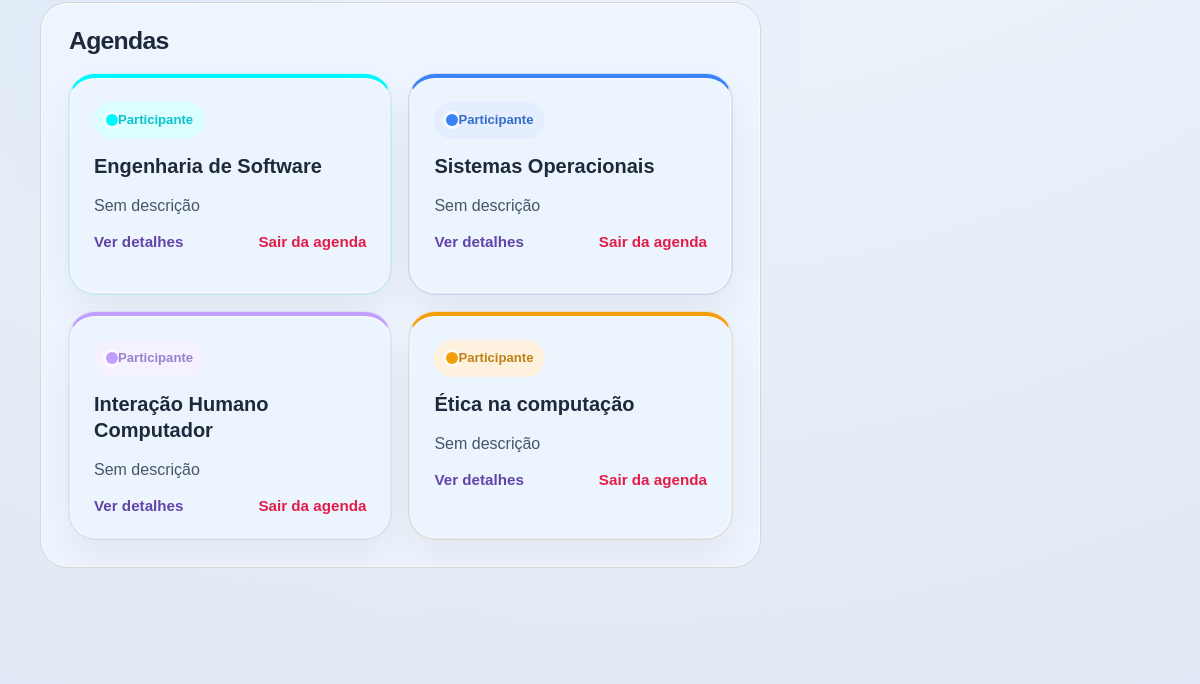
Page /schedules/main_calendar_view/?tab=agendas (signed in, lower part) on the earlier database version.
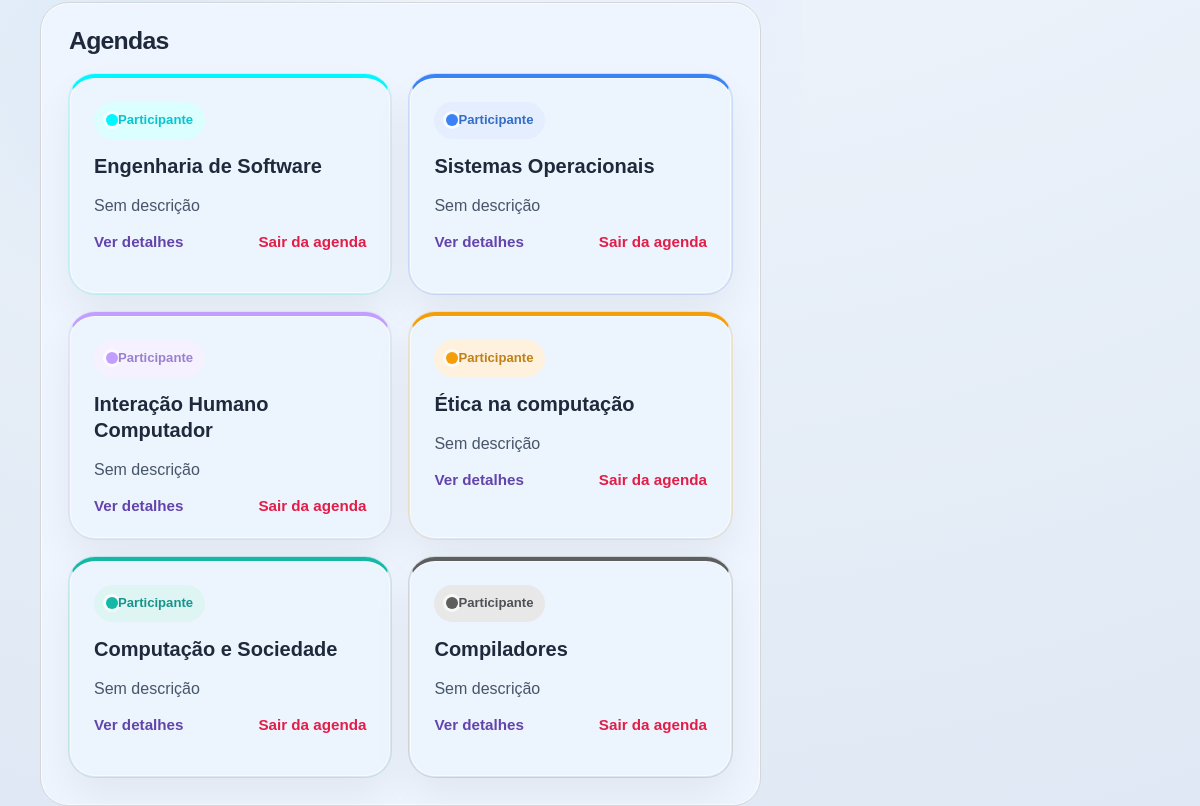
Same page on the later database version.
### schedules/models.py (models this page shows, shortened)
class Participant(models.Model):
    class Role(models.TextChoices):
        ADMIN = "admin", "Administrador"
        MEMBER = "member", "Participante"
    schedule = models.ForeignKey(
        Schedule,
        on_delete=models.CASCADE,
        related_name="participants"
    )
    user = models.ForeignKey(
        settings.AUTH_USER_MODEL,
        on_delete=models.CASCADE,
        related_name="participations"
    )
    role = models.CharField(max_length=10, choices=Role.choices, default=Role.MEMBER)
    joined_at = models.DateTimeField(auto_now_add=True)
    class Meta:
        unique_together = ("schedule", "user")
    @property
    def is_admin(self):
        return self.role == self.Role.ADMIN

class Schedule(models.Model):
    name = models.CharField(max_length=200)
    description = models.TextField(blank=True)
    color = models.CharField(max_length=7, default="#59e7ec", validators=[color_validator])
    icon_emoji = models.CharField(max_length=16, blank=True)
    icon_image = models.ImageField(upload_to="schedule_icons/", blank=True, null=True)
    activity_type_colors = models.JSONField(blank=True, default=default_activity_type_colors)
    created_at = models.DateTimeField(auto_now_add=True)

### schedules/views.py (the view)
# urls.py: path("main_calendar_view/", views.main_calendar_view, name="main_calendar_view"),
@login_required
def main_calendar_view(request):
    today = date.today()
    active_tab = resolve_main_tab(request)
    try:
        month = int(request.GET.get("mes", today.month))
        year = int(request.GET.get("ano", today.year))
        if not (1 <= month <= 12):
            month, year = today.month, today.year
    except (ValueError, TypeError):
        month, year = today.month, today.year
    prev_month, prev_year = (12, year - 1) if month == 1 else (month - 1, year)
    next_month, next_year = (1, year + 1) if month == 12 else (month + 1, year)
    cal = calendar.Calendar(firstweekday=6)
    calendar_days = list(cal.itermonthdays(year, month))
    participations = request.user.participations.select_related("schedule").prefetch_related(
        "schedule__participants__user"
    ).all()
    schedule_ids = participations.values_list("schedule_id", flat=True)
    filter_kinds = request.GET.getlist("kind")
    filter_categories = request.GET.getlist("category")
    if not filter_kinds:
        filter_kinds = ["event", "task"]
    if not filter_categories:
        filter_categories = [
        "class", "exam", "assignment",
        "study", "meeting", "presentation", "personal"
        ]
    admin_participations = request.user.participations.select_related("schedule").prefetch_related(
        "schedule__participants__user"
    ).filter(
        role=Participant.Role.ADMIN
    )
    admin_schedule_ids = list(admin_participations.values_list("schedule_id", flat=True))
    user_checks = ActivityCheck.objects.filter(
    activity_id=OuterRef("pk"),
    user=request.user
)
    activities = Activity.objects.filter(
        schedule_id__in=schedule_ids,
        date__year=year,
        date__month=month,
    ).annotate(
        is_checked_for_user=Exists(user_checks)
    ).select_related("schedule").order_by("start_time")
    if filter_kinds:
        activities = activities.filter(kind__in=filter_kinds)
    if filter_categories:
        activities = activities.filter(activity_type__in=filter_categories)
    checked_ids = set(
    ActivityCheck.objects.filter(
        user=request.user,
        activity__schedule_id__in=schedule_ids,
    ).values_list("activity_id", flat=True)
    )
    activities_by_day = {}
    for activity in activities:
        if activity.date:
            activity.resolved_color = resolve_activity_color(activity)
            day = activity.date.day
            activities_by_day.setdefault(day, []).append(activity)
    future_events = attach_resolved_colors(Activity.objects.filter(
        schedule_id__in=schedule_ids,
        kind=Activity.Kind.EVENT,
        date__gte=today,
    ).exclude(
        checks__user=request.user
    ).select_related("schedule").order_by("date", "start_time"))
    completed_events = attach_resolved_colors(Activity.objects.filter(
        schedule_id__in=schedule_ids,
        kind=Activity.Kind.EVENT,
        checks__user=request.user,
    ).select_related("schedule").order_by("date", "start_time"))
    pending_tasks_base = Activity.objects.filter(
        schedule_id__in=schedule_ids,
        kind=Activity.Kind.TASK,
    ).exclude(
        checks__user=request.user
    ).select_related("schedule")
    pending_tasks = attach_resolved_colors(
        pending_tasks_base.order_by("date", "start_time", "created_at")
    )
    all_pending_activities = Activity.objects.filter(
        schedule_id__in=schedule_ids,
    ).exclude(
        checks__user=request.user
    ).select_related("schedule")
    priority_sections = [
        {
            "value": section["value"],
            "title": section["title"],
            "label": section["label"],
            "description": section["description"],
            "tasks": attach_resolved_colors(
                all_pending_activities.filter(priority=section["value"]).order_by(
                    "date", "start_time", "created_at"
                )
            ),
        }
        for section in PRIORITY_MATRIX_SECTIONS
    ]
    month_names = [
        "", "Janeiro", "Fevereiro", "Março", "Abril", "Maio", "Junho",
        "Julho", "Agosto", "Setembro", "Outubro", "Novembro", "Dezembro"
    ]
    completed_tasks = attach_resolved_colors(Activity.objects.filter(
        schedule_id__in=schedule_ids,
        kind=Activity.Kind.TASK,
        checks__user=request.user,
    ).select_related("schedule").order_by("date"))
    return render(request, "schedules/calendar.html", {
        "participations": participations,
        "admin_participations": admin_participations,
        "calendar_days": calendar_days,
        "activities_by_day": activities_by_day,
        "total_activities": activities.count(),
        "month": month,
        "year": year,
        "month_name": month_names[month],
        "prev_month": prev_month,
        "prev_year": prev_year,
        "next_month": next_month,
        "next_year": next_year,
        "today_day": today.day,
        "today_month": today.month,
        "today_year": today.year,
        "future_events": future_events,
        "pending_tasks": pending_tasks,
        "priority_sections": priority_sections,
        "admin_schedule_ids": admin_schedule_ids,
        "checked_ids": checked_ids,
        "completed_events": completed_events,
        "completed_tasks": completed_tasks,
        "activity_type_color_defaults": ACTIVITY_TYPE_COLOR_DEFAULTS,
        "active_tab": active_tab,
    })

### schedules/templates/schedules/calendar.html (shortened to what this page needs)
﻿{% load static %}
{% load calendar_tags %}
<!DOCTYPE html>
<html lang="pt-br">
<head>
  <link rel="stylesheet" href="{% static 'schedules/css/calendar.css' %}" />
  <link rel="stylesheet" href="{% static 'tp_es/css/base.css' %}" />
</head>
<body class="schedule-page">
  <main>
    <div class="tabs-header">
      <div class="tab-contents">
          <div class="content {% if active_tab == 'agendas' %}show{% endif %}" id="agendas">
            <div class="panel-header">
           <div>
             <h1>Agendas</h1>
          </div>
          </div>
          <div class="schedules-list">
            {% for participation in participations %}
              <article class="list-card list-card--schedule" style="--schedule-color: {{ participation.schedule.color|default:'#59e7ec' }};">
                <div class="list-card__top">
                  <span class="list-badge list-badge--schedule">
                    <span class="schedule-color-dot" aria-hidden="true"></span>
                    {% if participation.is_admin %}Administrador{% else %}Participante{% endif %}
                  </span>
                </div>
                <h3>{{ participation.schedule.name }}</h3>
                <p>{{ participation.schedule.description|default:"Sem descri&ccedil;&atilde;o" }}</p>
                <div class="list-card__actions">
                  <button
                    type="button"
                    class="text-link"
                    data-schedule-id="{{ participation.schedule.id }}"
                    data-schedule-name="{{ participation.schedule.name|escapejs }}"
                    data-schedule-description="{{ participation.schedule.description|default_if_none:''|escapejs }}"
                    data-schedule-color="{{ participation.schedule.color|default:'#59e7ec' }}"
                    data-schedule-icon-emoji="{{ participation.schedule.icon_emoji|escapejs }}"
                    data-schedule-icon-image-url="{% if participation.schedule.icon_image %}{{ participation.schedule.icon_image.url|escapejs }}{% endif %}"
                    data-activity-type-color-class="{{ participation.schedule.activity_type_colors|get_item:'class' }}"
                    data-activity-type-color-exam="{{ participation.schedule.activity_type_colors|get_item:'exam' }}"
                    data-activity-type-color-assignment="{{ participation.schedule.activity_type_colors|get_item:'assignment' }}"
                    data-activity-type-color-study="{{ participation.schedule.activity_type_colors|get_item:'study' }}"
                    data-activity-type-color-meeting="{{ participation.schedule.activity_type_colors|get_item:'meeting' }}"
                    data-activity-type-color-presentation="{{ participation.schedule.activity_type_colors|get_item:'presentation' }}"
                    data-activity-type-color-personal="{{ participation.schedule.activity_type_colors|get_item:'personal' }}"
                    data-schedule-participants-id="schedule-participants-{{ participation.schedule.id }}"
                    onclick="openScheduleDetailsModal(this)"
                  >
                    Ver detalhes
                  </button>
                  {% if participation.is_admin %}
                    <button
                      type="button"
                      class="text-link"
                      data-schedule-id="{{ participation.schedule.id }}"
                      data-schedule-name="{{ participation.schedule.name|escapejs }}"
                      data-schedule-description="{{ participation.schedule.description|default_if_none:''|escapejs }}"
                      data-schedule-color="{{ participation.schedule.color|default:'#59e7ec' }}"
                      data-schedule-icon-emoji="{{ participation.schedule.icon_emoji|escapejs }}"
                      data-schedule-icon-image-url="{% if participation.schedule.icon_image %}{{ participation.schedule.icon_image.url|escapejs }}{% endif %}"
                      data-activity-type-color-class="{{ participation.schedule.activity_type_colors|get_item:'class' }}"
                      data-activity-type-color-exam="{{ participation.schedule.activity_type_colors|get_item:'exam' }}"
                      data-activity-type-color-assignment="{{ participation.schedule.activity_type_colors|get_item:'assignment' }}"
                      data-activity-type-color-study="{{ participation.schedule.activity_type_colors|get_item:'study' }}"
                      data-activity-type-color-meeting="{{ participation.schedule.activity_type_colors|get_item:'meeting' }}"
                      data-activity-type-color-presentation="{{ participation.schedule.activity_type_colors|get_item:'presentation' }}"
                      data-activity-type-color-personal="{{ participation.schedule.activity_type_colors|get_item:'personal' }}"
                      data-schedule-participants-id="schedule-participants-{{ participation.schedule.id }}"
                      onclick="handleEditScheduleClick(event, this)"
                    >
                      Editar
                    </button>
                    <form method="post" action="{% url 'schedules:delete_schedule' participation.schedule.id %}" class="inline-form">
                      {% csrf_token %}
                      <button type="submit" class="text-link text-link--danger" onclick="return confirm('Tem certeza que deseja deletar esta agenda?')">Deletar</button>
                    </form>
                  {% else %}
                    <form method="post" action="{% url 'schedules:leave_schedule' participation.schedule.id %}" class="inline-form">
                      <button type="submit" class="text-link text-link--danger" onclick="return confirm('Tem certeza que deseja sair desta agenda?')">Sair da agenda</button>
                    </form>
                  {% endif %}
                </div>
              </article>
            {% empty %}
              <div class="empty-state">
                <h3>Nenhuma agenda encontrada</h3>
                <p>Crie uma nova agenda para come&ccedil;ar a organizar eventos e tarefas com sua equipe.</p>
              </div>
            {% endfor %}
          </div>
        </div>
      </div>
    </div>
  </main>
</body>
</html>

Differences in the rows shown:
added Participant: role "Participante", schedule.name "Computação e Sociedade", schedule.description "Sem descrição"
added Participant: role "Participante", schedule.name "Compiladores", schedule.description "Sem descrição"
